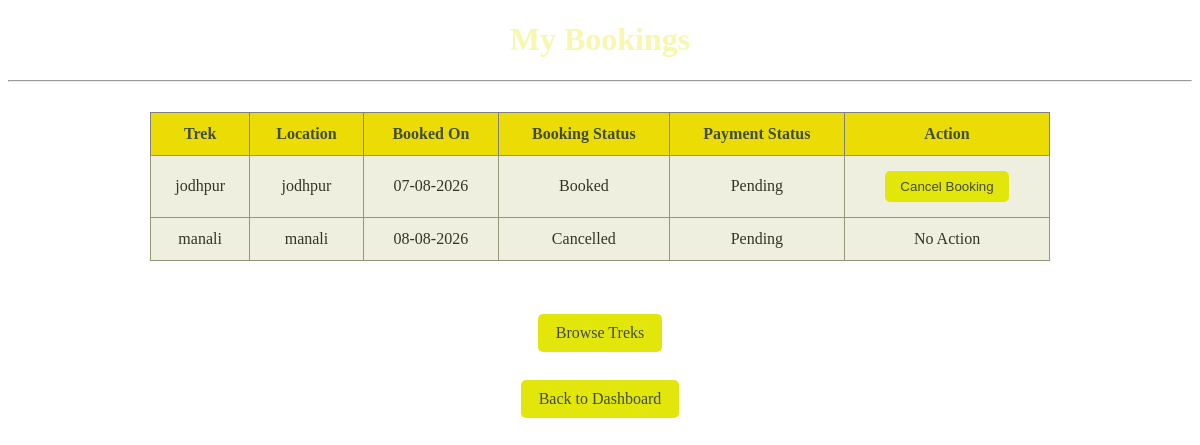
/user/bookings (signed in), run on the app's committed database.
### models.py (models this page shows)
class Booking(db.Model):
    __tablename__="bookings"
    id=db.Column(db.Integer,primary_key=True)
    user_id=db.Column(db.Integer,db.ForeignKey("users.id"),nullable=False)
    trek_id=db.Column(db.Integer,db.ForeignKey("treks.id"),nullable=False)
    booking_date=db.Column(db.DateTime,default=datetime.utcnow)
    booking_status=db.Column(db.String(20),default="Booked")
    payment_status=db.Column(db.String(20),default="Pending")

class Trek(db.Model):
    __tablename__="treks"
    id=db.Column(db.Integer,primary_key=True)
    trek_name=db.Column(db.String(150),nullable=False)
    location=db.Column(db.String(100),nullable=False)
    difficulty=db.Column(db.String(20),nullable=False)
    duration=db.Column(db.Integer,nullable=False)
    available_slots=db.Column(db.Integer,nullable=False)
    start_date=db.Column(db.Date)
    end_date=db.Column(db.Date)
    status=db.Column(db.String(20),default="Pending")
    assigned_staff_id=db.Column(db.Integer,db.ForeignKey("trek_staff.id"),nullable=True)
    bookings=db.relationship("Booking",backref="trek")

### app.py (the view)
@app.route("/user/bookings")
def user_bookings():
    if "user_id" not in session or session["role"] != "user":
        return redirect(url_for("home"))
    return render_template(
        "user/bookings.html",
        bookings=Booking.query.filter_by(
            user_id=session["user_id"]
        ).all()
    )

### templates/user/bookings.html (shortened to what this page needs)
<!DOCTYPE html>
<html>
<head>
</head>
<body>
    <h1>My Bookings</h1>
    <hr>
    <table border="1" cellpadding="10">
        <tr>
            <th>Trek</th>
            <th>Location</th>
            <th>Booked On</th>
            <th>Booking Status</th>
            <th>Payment Status</th>
            <th>Action</th>
        </tr>
        {% for booking in bookings %}
        <tr>
            <td>{{ booking.trek.trek_name }}</td>
            <td>{{ booking.trek.location }}</td>
            <td>
                {{ booking.booking_date.strftime('%d-%m-%Y') }}
            </td>
            <td>{{ booking.booking_status }}</td>
            <td>{{ booking.payment_status }}</td>
            <td>
                {% if booking.booking_status == "Booked" %}
                <form method="POST"
                      action="{{ url_for('user_cancel_booking', booking_id=booking.id) }}">
                    <button type="submit">Cancel Booking</button>
                </form>
                {% else %}
                    No Action
                {% endif %}
            </td>
        </tr>
        {% else %}
        <tr>
            <td colspan="6">You have not booked any treks yet.</td>
        </tr>
        {% endfor %}
    </table>
    <br>
    <a href="{{ url_for('user_treks') }}">Browse Treks</a>
    <br><br>
    <a href="{{ url_for('user_dashboard') }}">Back to Dashboard</a>
</body>
</html>

### templates/user/bookings.html (style rules this page uses)
body { text-align: center; color: rgb(244, 244, 201); background: url('https://images.unsplash.com/photo-1470071459604-3b5ec3a7fe05?auto=format&fit=crop&w=1920&q=80') center/cover fixed; margin-bottom: 30px; }
h1 { color: rgb(247, 247, 174); }
table { width: 900px; margin: 30px auto; border-collapse: collapse; background: rgb(231, 231, 208, 0.65); }
th { padding: 12px; background: rgb(235, 220, 6); color: rgb(66, 76, 58); }
td { padding: 12px; color: rgb(53, 53, 39); border: 1px solid rgb(150, 150, 120); }
button { padding: 8px 15px; margin: 3px; border: none; border-radius: 5px; color: rgb(66, 76, 58); background: rgb(227, 230, 10); }
a { display: inline-block; padding: 10px 18px; margin: 5px; color: rgb(66, 76, 58); text-decoration: none; border-radius: 5px; background: rgb(227, 230, 10); }

### data on the page
Booking: trek.trek_name "jodhpur", trek.location "jodhpur", booking_date "07-08-2026", booking_status "Booked", payment_status "Pending"
Booking: trek.trek_name "manali", trek.location "manali", booking_date "08-08-2026", booking_status "Cancelled", payment_status "Pending", shows "No Action"
